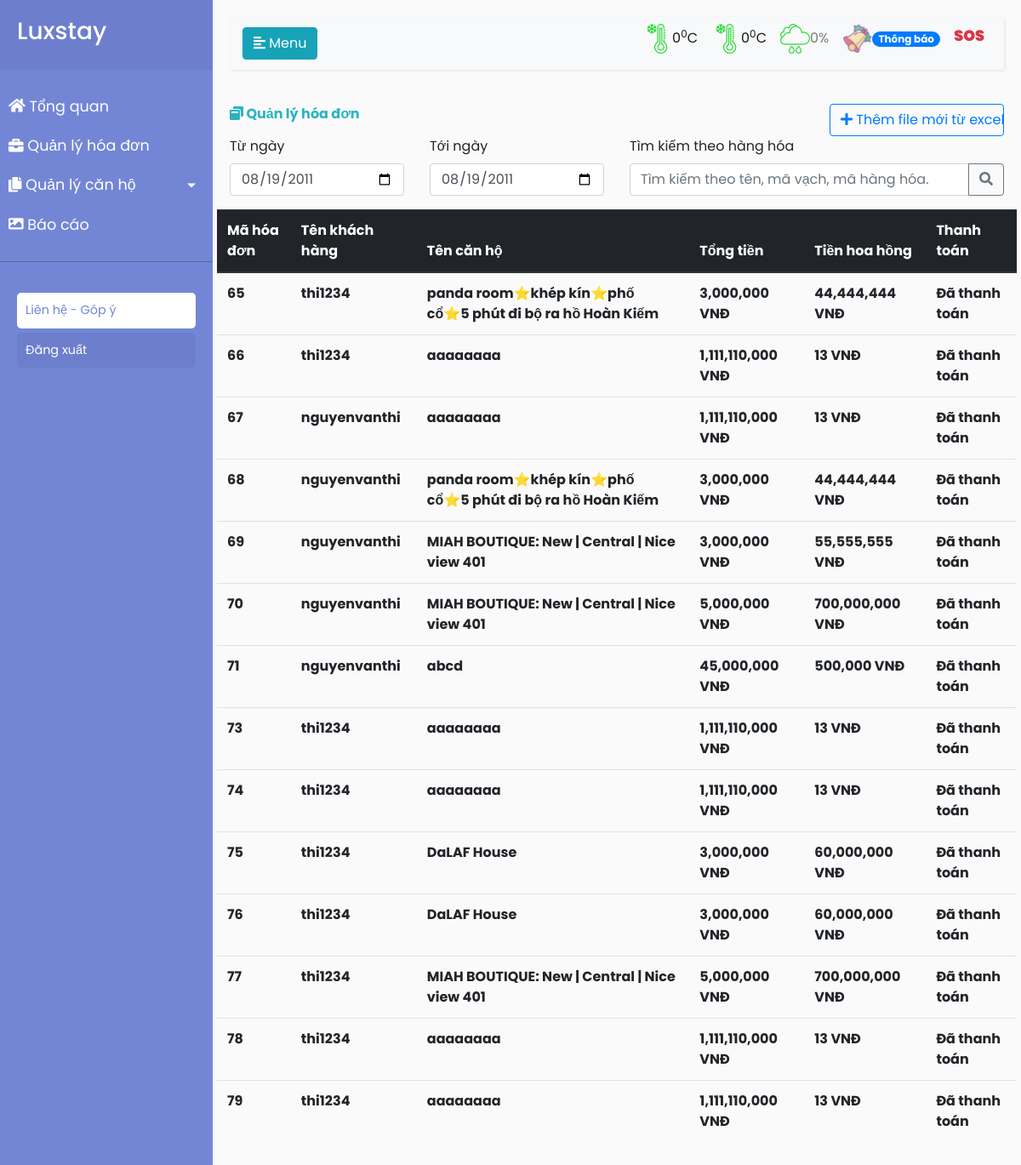
Page /admin/modules/QLHD.php on the committed database.
### tables this page shows
CREATE TABLE `order_hs` (
  `id` int(20) NOT NULL,
  `customerid` int(20) NOT NULL,
  `buildingid` int(20) NOT NULL,
  `price` varchar(255) NOT NULL,
  `image` varchar(255) NOT NULL,
  `status` int(11) NOT NULL DEFAULT '0',
  `date_order` timestamp NOT NULL DEFAULT CURRENT_TIMESTAMP ON UPDATE CURRENT_TIMESTAMP
);

CREATE TABLE `customer` (
  `ID` bigint(20) NOT NULL,
  `username` varchar(50) NOT NULL,
  `fullname` varchar(50) DEFAULT NULL,
  `email` varchar(50) NOT NULL,
  `password` varchar(50) NOT NULL,
  `telephone` varchar(15) NOT NULL,
  `address` text NOT NULL,
  `gender` int(11) DEFAULT NULL,
  `description` text NOT NULL,
  `role` bit(1) NOT NULL,
  `status` bit(1) NOT NULL,
  `image` text NOT NULL
);

CREATE TABLE `building` (
  `id` bigint(20) NOT NULL,
  `name` text NOT NULL,
  `district` text NOT NULL,
  `style` varchar(50) NOT NULL,
  `buildingarea` varchar(100) NOT NULL,
  `price` float NOT NULL,
  `numberroom` int(11) NOT NULL,
  `maxcustomer` int(11) NOT NULL,
  `description` text NOT NULL,
  `deposit` int(11) NOT NULL,
  `status` bit(1) NOT NULL,
  `createddate` timestamp NULL DEFAULT NULL,
  `modifieddate` timestamp NULL DEFAULT NULL,
  `createdby` varchar(50) NOT NULL,
  `modifiedby` varchar(50) NOT NULL,
  `image` text NOT NULL
);

### librarys/database.php (called while the page is built, shortened)
<?php
    class Database
    {
        public $link;
        public function __construct()
        {
         $this->link = mysqli_connect("localhost","root","","ql_homestay") or die ("");
         mysqli_set_charset($this->link,"utf8");
     }
        public function fetchsql( $sql )
        {
            $result = mysqli_query($this->link,$sql) or die("Lỗi  truy vấn sql " .mysqli_error($this->link));
            $data = [];
            if( $result)
            {
                while ($num = mysqli_fetch_assoc($result))
                {
                    $data[] = $num;
                }
            }
            return $data;
        }
}
?>

### admin/autoload/autoload.php (called while the page is built, shortened)
<?php
require_once __DIR__. "/../../librarys/database.php";
$db = new database;
 ?>

### admin/modules/QLHD.php (the view, shortened to what this page needs)
<?php require_once __DIR__. "/../autoload/autoload.php" ?>
<?php
$order = $db->fetchsql('SELECT order_hs.id, customer.username, building.name, building.deposit,order_hs.price
    FROM ((order_hs
    INNER JOIN customer ON order_hs.customerid = customer.ID)
    INNER JOIN building ON order_hs.buildingid = building.id);
    ');
    ?>
    <?php require_once __DIR__. "/../layouts/header.php"; ?>
    <div class="content">
        <div class="row">
            <div class="col-3">
                <b style="font-weight: 700;color: #2ab4c0;"><i class="fas fa-window-restore"></i> Quản lý hóa đơn</b>
            </div>
            <div class="col-6">
            </div>
            <div class="col-3">
                <button type="button" class="btn btn-outline-primary btn-block"><i class="fas fa-plus"></i>     Thêm file mới từ excel</button>
            </div>
        </div>
        <div class="row">
            <div class="col-3">
                <label>Từ ngày</label>
                <input class="form-control" type="date" value="2011-08-19" id="example-date-input">
            </div>
            <div class="col-3">
                <label>Tới ngày</label>
                <input class="form-control" type="date" value="2011-08-19" id="example-date-input">
            </div>
            <div class="col-6">
                <label>Tìm kiếm theo hàng hóa</label>
                <div class="input-group mb-3">
                    <input type="text" class="form-control test" placeholder="Tìm kiếm theo tên, mã vạch, mã hàng hóa." aria-label="Recipient's username" aria-describedby="button-addon2">
                    <div class="input-group-append">
                        <button class="btn btn-outline-secondary" type="button" id="button-addon2"><i class="fas fa-search"></i></button>
                    </div>
                </div>
            </div>
        </div>
        <div class="row">
            <table class="table table-hover">
                <thead class="thead-dark">
                    <tr>
                        <th scope="col">
                            Mã hóa đơn
                        </th>
                        <th scope="col">
                            Tên khách hàng
                        </th>
                        <th scope="col">
                            Tên căn hộ
                        </th>
                        <th scope="col">
                            Tổng tiền
                        </th>
                        <th scope="col">
                            Tiền hoa hồng
                        </th>
                        <th scope="col">
                            Thanh toán
                        </th>
                    </tr>
                </thead>
                <?php for ($i=0; $i <count($order) ; $i++) {
                    ?>
                    <tr>
                        <th scope="col">
                         <?php echo $order[$i]["id"]; ?>
                     </th>
                     <th scope="col">
                        <?php echo $order[$i]['username']; ?>
                    </th>
                    <th scope="col">
                        <?php echo $order[$i]['name']; ?>
                    </th>
                    <th scope="col">
                        <?php echo number_format($order[$i]['price'])." VNĐ"; ?>
                    </th>
                    <th scope="col">
                        <?php echo number_format($order[$i]['deposit'])." VNĐ"; ?>
                    </th>
                    <th scope="col">
                        Đã thanh toán
                    </th>
                </tr>
            <?php } ?>
        </table>
    </div>
                        </div>
                    </div>
                </div>
    </body>
    </html>

### admin/public/css/style4.css (style rules this page uses)
body { font-family: 'Poppins', sans-serif; background: #fafafa; }

### rows in the picture
order_hs: id "65", customerid.username "thi1234", buildingid.name "panda room⭐khép kín⭐phố cổ⭐5 phút đi bộ ra hồ Hoàn Kiếm", price "3,000,000", buildingid.deposit "44,444,444"
order_hs: id "66", customerid.username "thi1234", buildingid.name "aaaaaaaa", price "1,111,110,000", buildingid.deposit "13"
order_hs: id "67", customerid.username "nguyenvanthi", buildingid.name "aaaaaaaa", price "1,111,110,000", buildingid.deposit "13"
order_hs: id "68", customerid.username "nguyenvanthi", buildingid.name "panda room⭐khép kín⭐phố cổ⭐5 phút đi bộ ra hồ Hoàn Kiếm", price "3,000,000", buildingid.deposit "44,444,444"
order_hs: id "69", customerid.username "nguyenvanthi", buildingid.name "MIAH BOUTIQUE: New | Central | Nice view 401", price "3,000,000", buildingid.deposit "55,555,555"
order_hs: id "70", customerid.username "nguyenvanthi", buildingid.name "MIAH BOUTIQUE: New | Central | Nice view 401", price "5,000,000", buildingid.deposit "700,000,000"
order_hs: id "71", customerid.username "nguyenvanthi", buildingid.name "abcd", price "45,000,000", buildingid.deposit "500,000"
order_hs: id "73", customerid.username "thi1234", buildingid.name "aaaaaaaa", price "1,111,110,000", buildingid.deposit "13"
order_hs: id "74", customerid.username "thi1234", buildingid.name "aaaaaaaa", price "1,111,110,000", buildingid.deposit "13"
order_hs: id "75", customerid.username "thi1234", buildingid.name "DaLAF House", price "3,000,000", buildingid.deposit "60,000,000"
order_hs: id "76", customerid.username "thi1234", buildingid.name "DaLAF House", price "3,000,000", buildingid.deposit "60,000,000"
order_hs: id "77", customerid.username "thi1234", buildingid.name "MIAH BOUTIQUE: New | Central | Nice view 401", price "5,000,000", buildingid.deposit "700,000,000"
order_hs: id "78", customerid.username "thi1234", buildingid.name "aaaaaaaa", price "1,111,110,000", buildingid.deposit "13"
order_hs: id "79", customerid.username "thi1234", buildingid.name "aaaaaaaa", price "1,111,110,000", buildingid.deposit "13"
